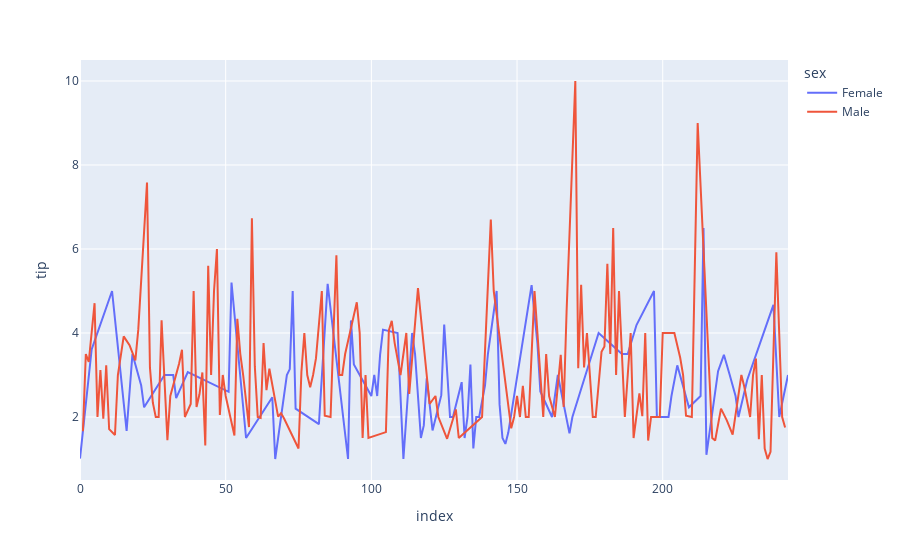

The notebook cell saved with this chart:
### Code cell
import plotly.express as px
import pandas as pd

# reading the database
data = pd.read_csv("tips.csv")

# plotting the scatter chart
fig = px.line(data, y='tip', color='sex')

# showing the plot
fig.show()

### Figure 1 — Plotly figure (JSON) as saved in the notebook; plotly's stock layout.template omitted (floating-point values rounded to 4 significant figures; data arrays with more than 128 entries replaced by an {"elided": "..."} marker saying what was removed)
{"data": [{"hovertemplate": "sex=Female<br>index=%{x}<br>tip=%{y}<extra></extra>", "legendgroup": "Female", "line": {"color": "#636efa", "dash": "solid"}, "marker": {"symbol": "circle"}, "mode": "lines", "name": "Female", "orientation": "v", "showlegend": true, "type": "scatter", "x": [0, 4, 11, 14, 16, 18, 21, 22, 29, 32, 33, 37, 51, 52, 57, 66, 67, 71, 72, 73, 74, 82, 85, 92, 93, 94, 100, 101, 102, 103, 104, 109, 111, 114, 115, 117, 118, 119, 121, 124, 125, 127, 128, 131, 132, 133, 134, 135, 136, 137, 139, 140, 143, 144, 145, 146, 147, 155, 157, 158, 162, 164, 168, 169, 178, 186, 188, 191, 197, 198, 201, 202, 203, 205, 209, 213, 214, 215, 219, 221, 223, 225, 226, 229, 238, 240, 243], "xaxis": "x", "y": [1.01, 3.61, 5, 3.02, 1.67, 3.5, 2.75, 2.23, 3, 3, 2.45, 3.07, 2.6, 5.2, 1.5, 2.47, 1, 3, 3.14, 5, 2.2, 1.83, 5.17, 1, 4.3, 3.25, 2.5, 3, 2.5, 3.48, 4.08, 4, 1, 4, 3.5, 1.5, 1.8, 2.92, 1.68, 2.52, 4.2, 2, 2, 2.83, 1.5, 2, 3.25, 1.25, 2, 2, 2.75, 3.5, 5, 2.3, 1.5, 1.36, 1.63, 5.14, 3.75, 2.61, 2, 3, 1.61, 2, 4, 3.5, 3.5, 4.19, 5, 2, 2.01, 2, 2.5, 3.23, 2.23, 2.5, 6.5, 1.1, 3.09, 3.48, 3, 2.5, 2, 2.88, 4.67, 2, 3], "yaxis": "y"}, {"hovertemplate": "sex=Male<br>index=%{x}<br>tip=%{y}<extra></extra>", "legendgroup": "Male", "line": {"color": "#EF553B", "dash": "solid"}, "marker": {"symbol": "circle"}, "mode": "lines", "name": "Male", "orientation": "v", "showlegend": true, "type": "scatter", "x": {"elided": "157 int values"}, "xaxis": "x", "y": {"elided": "157 float values"}, "yaxis": "y"}], "layout": {"legend": {"title": {"text": "sex"}, "tracegroupgap": 0}, "margin": {"t": 60}, "xaxis": {"anchor": "y", "domain": [0, 1], "title": {"text": "index"}}, "yaxis": {"anchor": "x", "domain": [0, 1], "title": {"text": "tip"}}}}
